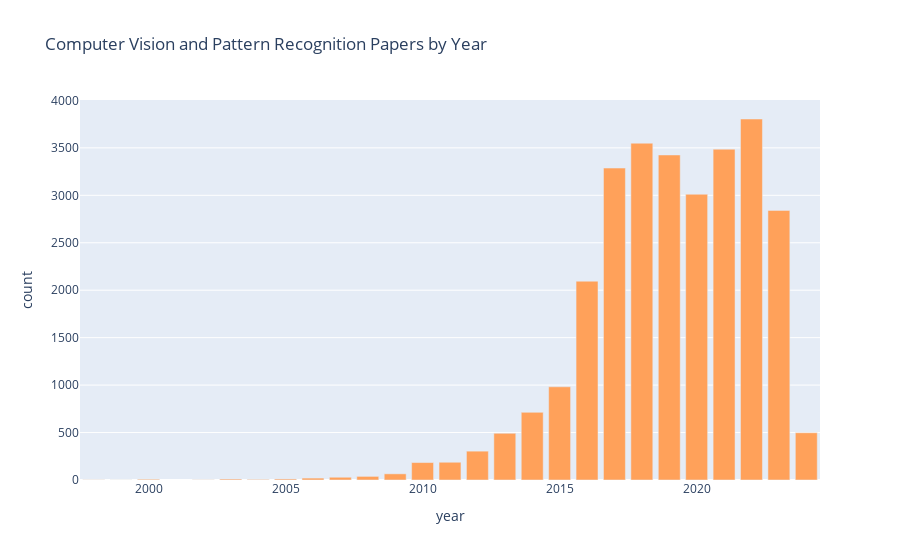

Write notebook code for a chart like this one.
### Code cell
top = 'Computer Vision and Pattern Recognition'
px.bar(cat_year_num.query("category == @top"), x = 'year', y = 'count', title= top + " Papers by Year", color_discrete_sequence=[color_dict[top]])

### Figure 1 — Plotly figure (JSON) as saved in the notebook; plotly's stock layout.template omitted (floating-point values rounded to 4 significant figures)
{"data": [{"hovertemplate": "year=%{x}<br>count=%{y}<extra></extra>", "legendgroup": "", "marker": {"color": "#FFA15A", "pattern": {"shape": ""}}, "name": "", "orientation": "v", "showlegend": false, "textposition": "auto", "type": "bar", "x": [1998, 1999, 2000, 2002, 2003, 2004, 2005, 2006, 2007, 2008, 2009, 2010, 2011, 2012, 2013, 2014, 2015, 2016, 2017, 2018, 2019, 2020, 2021, 2022, 2023, 2024], "xaxis": "x", "y": [2, 1, 8, 2, 10, 6, 11, 20, 29, 38, 65, 184, 187, 304, 492, 713, 982, 2095, 3287, 3549, 3425, 3011, 3486, 3804, 2841, 498], "yaxis": "y"}], "layout": {"barmode": "relative", "legend": {"tracegroupgap": 0}, "title": {"text": "Computer Vision and Pattern Recognition Papers by Year"}, "xaxis": {"anchor": "y", "domain": [0, 1], "title": {"text": "year"}}, "yaxis": {"anchor": "x", "domain": [0, 1], "title": {"text": "count"}}}}
